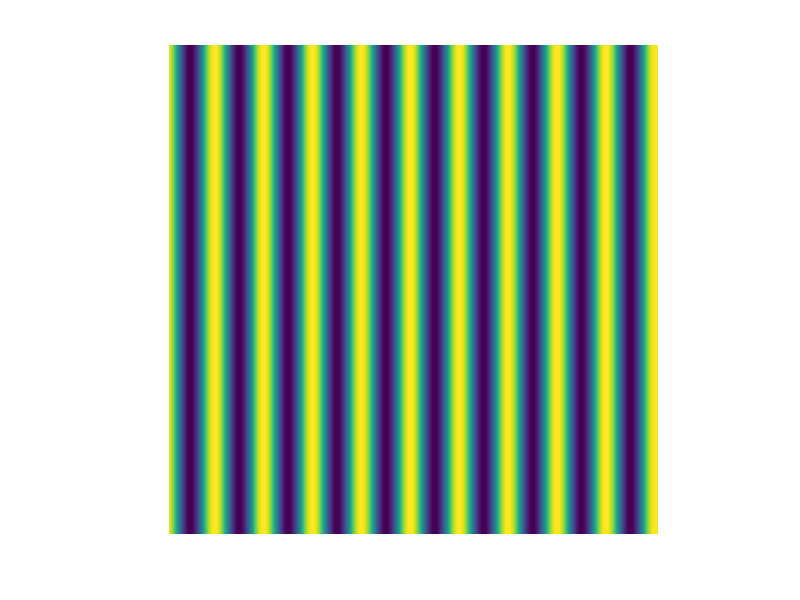

Write MATLAB code to recreate this figure.
close all;
clear all;
frequency = 10;
phase = 90;
amplitude = 1;
[X,Y]=meshgrid(0:0.001:1,0:0.001:1);
% X = square(X);
Z = amplitude*sin((2*3.1415*frequency.*X)+(phase));
surf(X,Y,Z)
shading interp
view(0,90)
% colormap gray
axis off
axis square 
% saveas(gcf,'image.jpg')
% 
% XX=fft2(xx);
% figure(1);
% mesh(xx);
% figure(2);
% mesh(abs(fftshift(XX)));

% XX=fft2(Z);
% figure(2);
% mesh(Z);
% % colormap gray
% figure(3);
% mesh(abs(fftshift(XX)));